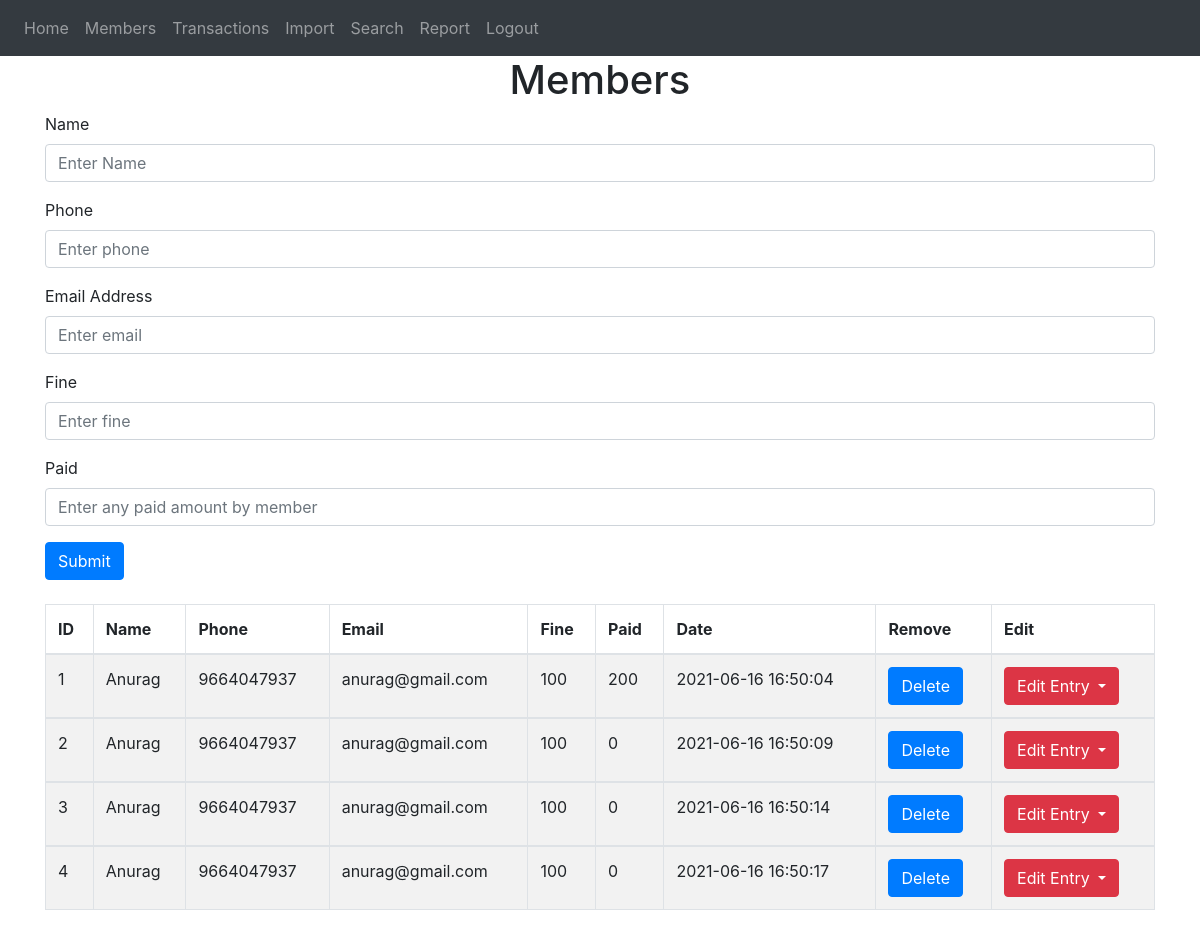
Screenshot of /members (signed in) with the database file from the repository.
### manager/models.py (models this page shows)
class Members(db.Model):
    memID = db.Column(db.Integer, primary_key=True)
    name = db.Column(db.String(150))
    phone = db.Column(db.String(150))
    email = db.Column(db.String(150))
    paid = db.Column(db.String(150))
    fine = db.Column(db.String(150))
    date = db.Column(db.DateTime(timezone=True), default=func.now())
    user_id = db.Column(db.Integer, db.ForeignKey(user))
    trans = db.relationship('Trans', backref='transfor')

### manager/views.py (the view, shortened to what this page needs)
@views.route('/members', methods=['GET', 'POST'])
@login_required
def members():
    return render_template("members.html", user=current_user)

### manager/__init__.py (called while the page is built)
def create_app():
    app = Flask(__name__)
    app.config['SECRET_KEY'] = 'secretkey'
    app.config['SQLALCHEMY_DATABASE_URI'] = f'sqlite:///{DB_NAME}'
    db.init_app(app)
    from .views import views
    from .operations import operations
    from .auth import auth
    app.register_blueprint(views, url_prefix='/')
    app.register_blueprint(operations, url_prefix='/')
    app.register_blueprint(auth, url_prefix='/')
    from .models import User, Books, Trans, Members
    create_database(app)
    login_manager = LoginManager()
    login_manager.login_view = 'auth.login'
    login_manager.init_app(app)
    @login_manager.user_loader
    def load_user(id):
        return User.query.get(int(id))
    return app

### manager/templates/members.html (shortened to what this page needs)
{% extends "base.html" %} {% block title %}Members{% endblock %} {% block content %}
<h1 align="center">Members</h1>
<form method="POST">
  <div class="form-group">
    <label for="name">Name</label>
    <input type="text" class="form-control" id="name" name="name" placeholder="Enter Name" required />
  </div>
  <div class="form-group">
    <label for="tel">Phone</label>
    <input type="tel" class="form-control" id="phone" name="phone" placeholder="Enter phone" required />
  </div>
  <div class="form-group">
    <label for="email">Email Address</label>
    <input type="email" class="form-control" id="email" name="email" placeholder="Enter email" required />
  </div>
  <div class="form-group">
    <label for="number">Fine</label>
    <input type="number" class="form-control" id="fine" name="fine" placeholder="Enter fine" required />
  </div>
  <div class="form-group">
    <label for="number">Paid</label>
    <input type="number" class="form-control" id="paid" name="paid" placeholder="Enter any paid amount by member" required />
  </div>
  <button type="submit" class="btn btn-primary">Submit</button>
</form>
<br>
<table class="table table-striped table-bordered">
  <thead>
    <tr>
      <th>ID</th>
      <th>Name</th>
      <th>Phone</th>
      <th>Email</th>
      <th>Fine</th>
      <th>Paid</th>
      <th>Date</th>
      <th>Remove</th>
      <th>Edit</th>
    </tr>
  </thead>
  {% for member in user.Members %}
  <tbody>
    <tr>
      <td>{{ member.memID }}</td>
      <td>{{ member.name }}</td>
      <td>{{ member.phone }}</td>
      <td>{{ member.email }}</td>
      <td>{{ member.fine }}</td>
      <td>{{ member.paid }}</td>
      <td>{{ member.date }}</td>
      <td>
        <form method="post" action="{{ url_for('operations.delete_member', memID=member.memID) }}">
          <input class="btn btn-primary" type="submit" name="delete" value="Delete">
        </form>
      </td>
      <td>
        <div class="btn-group">
          <button type="button" class="btn btn-danger dropdown-toggle" data-toggle="dropdown" aria-haspopup="true"
            aria-expanded="false">
            Edit Entry
          </button>
        </div>
      </td>
    </tr>
  </tbody>
  {% endfor %}
</table>
{% endblock %}

### rows the page displays
Members: memID "1", name "Anurag", phone "9664047937", email "anurag@gmail.com", fine "100", paid "200", date "2021-06-16 16:50:04"
Members: memID "2", name "Anurag", phone "9664047937", email "anurag@gmail.com", fine "100", paid "0", date "2021-06-16 16:50:09"
Members: memID "3", name "Anurag", phone "9664047937", email "anurag@gmail.com", fine "100", paid "0", date "2021-06-16 16:50:14"
Members: memID "4", name "Anurag", phone "9664047937", email "anurag@gmail.com", fine "100", paid "0", date "2021-06-16 16:50:17"
